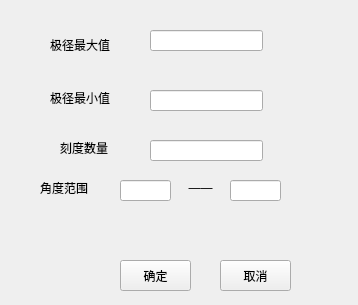
<?xml version="1.0" encoding="UTF-8"?>
<ui version="4.0">
 <class>DlgPalorParaSetting</class>
 <widget class="QDialog" name="DlgPalorParaSetting">
  <property name="geometry">
   <rect>
    <x>0</x>
    <y>0</y>
    <width>358</width>
    <height>305</height>
   </rect>
  </property>
  <property name="windowTitle">
   <string>极坐标参数设定</string>
  </property>
  <widget class="QLabel" name="label">
   <property name="geometry">
    <rect>
     <x>50</x>
     <y>35</y>
     <width>81</width>
     <height>20</height>
    </rect>
   </property>
   <property name="text">
    <string>极径最大值</string>
   </property>
  </widget>
  <widget class="QLabel" name="label_2">
   <property name="geometry">
    <rect>
     <x>50</x>
     <y>90</y>
     <width>81</width>
     <height>16</height>
    </rect>
   </property>
   <property name="text">
    <string>极径最小值</string>
   </property>
  </widget>
  <widget class="QLabel" name="label_3">
   <property name="geometry">
    <rect>
     <x>60</x>
     <y>140</y>
     <width>72</width>
     <height>15</height>
    </rect>
   </property>
   <property name="text">
    <string>刻度数量</string>
   </property>
  </widget>
  <widget class="QLineEdit" name="txtMaxValue">
   <property name="geometry">
    <rect>
     <x>150</x>
     <y>30</y>
     <width>113</width>
     <height>21</height>
    </rect>
   </property>
  </widget>
  <widget class="QLineEdit" name="txtMinValue">
   <property name="geometry">
    <rect>
     <x>150</x>
     <y>90</y>
     <width>113</width>
     <height>21</height>
    </rect>
   </property>
  </widget>
  <widget class="QLineEdit" name="txtTickCounts">
   <property name="geometry">
    <rect>
     <x>150</x>
     <y>140</y>
     <width>113</width>
     <height>21</height>
    </rect>
   </property>
  </widget>
  <widget class="QToolButton" name="btnOK">
   <property name="geometry">
    <rect>
     <x>120</x>
     <y>260</y>
     <width>71</width>
     <height>31</height>
    </rect>
   </property>
   <property name="text">
    <string>确定</string>
   </property>
  </widget>
  <widget class="QToolButton" name="btnCancel">
   <property name="geometry">
    <rect>
     <x>220</x>
     <y>260</y>
     <width>71</width>
     <height>31</height>
    </rect>
   </property>
   <property name="text">
    <string>取消</string>
   </property>
  </widget>
  <widget class="QLabel" name="label_4">
   <property name="geometry">
    <rect>
     <x>40</x>
     <y>180</y>
     <width>72</width>
     <height>15</height>
    </rect>
   </property>
   <property name="text">
    <string>角度范围</string>
   </property>
  </widget>
  <widget class="QLineEdit" name="txtAngleMin">
   <property name="geometry">
    <rect>
     <x>120</x>
     <y>180</y>
     <width>51</width>
     <height>21</height>
    </rect>
   </property>
  </widget>
  <widget class="QLabel" name="label_5">
   <property name="geometry">
    <rect>
     <x>180</x>
     <y>175</y>
     <width>41</width>
     <height>20</height>
    </rect>
   </property>
   <property name="text">
    <string>——</string>
   </property>
   <property name="alignment">
    <set>Qt::AlignBottom|Qt::AlignHCenter</set>
   </property>
  </widget>
  <widget class="QLineEdit" name="txtAngleMax">
   <property name="geometry">
    <rect>
     <x>230</x>
     <y>180</y>
     <width>51</width>
     <height>21</height>
    </rect>
   </property>
  </widget>
 </widget>
 <resources/>
 <connections/>
</ui>
